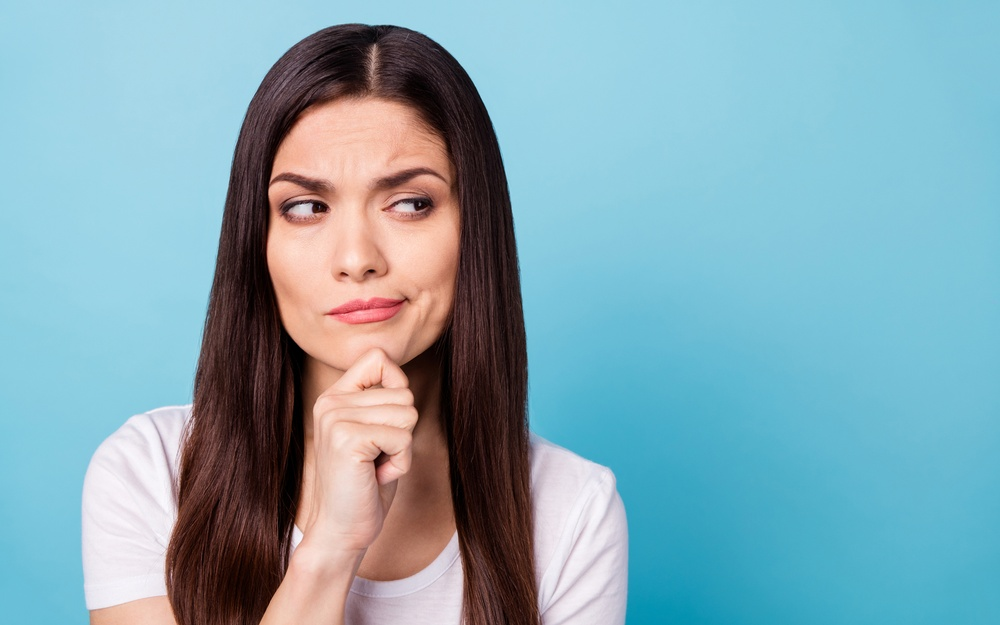
//> input picture data/left/left01.jpg, 1000 x 625 px, shrunk from 1920 x 1200 before the run
$ ./main   (built with g++ and OpenCV 4)
//> lines starting //> are read from the running program, lines starting //| are printed output that depends on the picture
//> in evaluate, img is the input picture: 625 rows x 1000 cols, CV_8UC3; mean B, G, R 179.4, 167.7, 131.1
#include <iostream>
#include <opencv2/objdetect.hpp>
#include <opencv2/highgui.hpp>
#include <opencv2/imgproc.hpp>
#include <opencv2/videoio.hpp>

using namespace cv;
using namespace std;


// ----- PARAMETERS -----
int START_R = 2;
int END_R = 200;
int STEP = 1;
int WHITE_NEIGHBOR_R = 20;
float WHITE_DIFF_RATIO = 0.2;
float WHITE_VOTE_WEIGHT = 0;
// ----------------------


int PRED_LEFT = 0;
int PRED_RIGHT = 1;
int PRED_CENTER = 2;

CascadeClassifier eyes_cascade;

/*
    Cut the eyes out of the frame
*/
std::vector<Mat> cut_eyes(Mat frame)
{
    Mat frame_gray;
    cvtColor(frame, frame_gray, COLOR_BGR2GRAY);
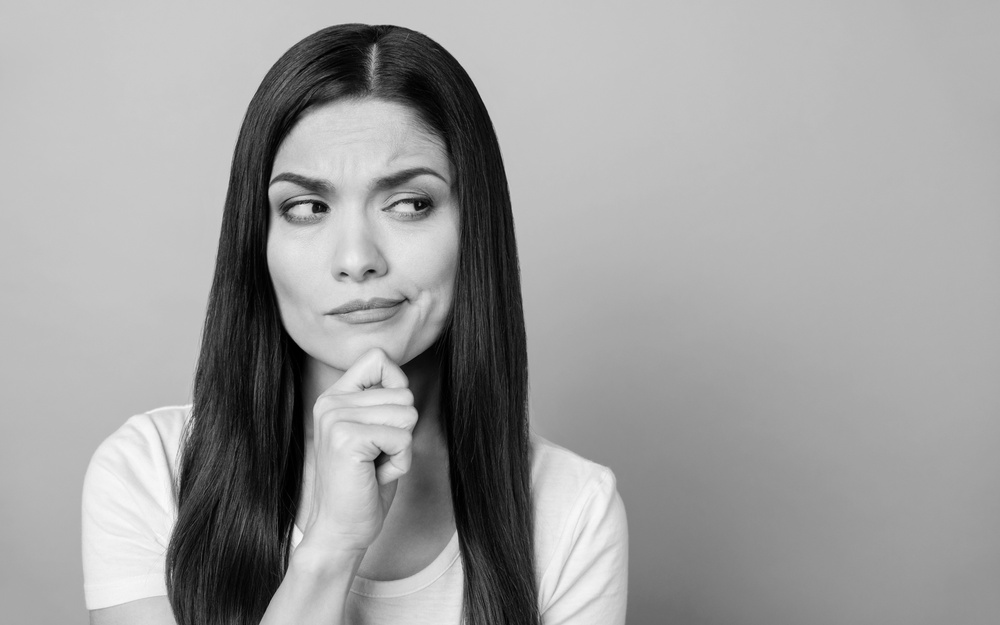
//> frame_gray: 625 rows x 1000 cols, CV_8UC1; min 0, max 250, mean 158
    // equalizeHist(frame_gray, frame_gray);

    std::vector<Rect> eyes;
    eyes_cascade.detectMultiScale(frame_gray, eyes);
//> eyes = 2 Rects (x, y, width, height): [277, 178, 56, 56], [380, 174, 60, 60]

    std::vector<Mat> eyes_cropped;
    for (size_t i = 0; i < eyes.size(); i++)
    {
        eyes_cropped.push_back(frame(eyes[i]));
    }
//> this loop made 2 passes

    return eyes_cropped;
}

/*
    Detect the pupil from eye image
*/
Vec3f detect_pupil_point(Mat eye_gray, int center_x, int center_y)
{

    int width = eye_gray.cols;
    int height = eye_gray.rows;

    int start_r = START_R;
    int end_r = END_R;

    int step = STEP;

    int x = center_x;
    int y = center_y;

    std::vector<float> intensities;
    Mat mask = Mat::zeros(eye_gray.size(), CV_8UC1);

    std::vector<int> radii;
    for (int r = start_r; r < end_r; r += step)
    {
        circle(mask, Point(x, y), r, Scalar(255), 1, LINE_AA);
        Mat diff = eye_gray & mask;
        intensities.push_back(sum(diff)[0] / (CV_PI * r * r));
        radii.push_back(r);
        mask = Mat::zeros(eye_gray.size(), CV_8UC1);
    }

    std::vector<float> intensities_np(intensities.begin(), intensities.end());
    intensities.clear();

    for (int i = 0; i < intensities_np.size() - 1; i++)
    {
        intensities_np[i] = intensities_np[i] - intensities_np[i + 1];
    }

    Mat kernel = (Mat_<float>(1, 3) << 0.1068, 0.7866, 0.1068);
    filter2D(intensities_np, intensities_np, -1, kernel);

    int idx = 0;
    float max = intensities_np[0];
    for (int i = 1; i < intensities_np.size(); i++)
    {
        if (intensities_np[i] > max)
        {
            max = intensities_np[i];
            idx = i;
        }
    }

    return Vec3f(x, y, radii[idx]);
}

Vec3f detect_pupil(Mat eye)
{
    // calls detect_pupil_point for every point in the center third of the image
    // and returns the point with the highest intensity

    int width = eye.cols;
    int height = eye.rows;

    int center_x = width / 2;
    int center_y = height / 2;

    int start_x = center_x - width / 3;
    int end_x = center_x + width / 3;

    int start_y = center_y - height / 3;
    int end_y = center_y + height / 3;

    Vec3f best_pupil = Vec3f(0, 0, 0);
    float best_intensity = 0;

    Mat eye_gray;
    cvtColor(eye, eye_gray, COLOR_BGR2GRAY);
    equalizeHist(eye_gray, eye_gray);

    for (int x = start_x; x < end_x; x++)
    {
        for (int y = start_y; y < end_y; y++)
        {
            Vec3f pupil = detect_pupil_point(eye_gray, x, y);
            float intensity = pupil[2];
            if (intensity > best_intensity)
            {
                best_intensity = intensity;
                best_pupil = pupil;
            }
        }
    }

    return best_pupil;
}


/*
    Weak classifier to predict the gaze direction based on intensity
    of the WHITE_NEIGHBOR_R neighboring pixels along the horizontal line
    through the pupil. If the left side is brighter, the gaze is predicted
    to be left, if the right side is brighter, the gaze is predicted to be
    right, otherwise the gaze is predicted to be center.
*/
int predict_white(Mat eye, Vec3f pupil)
{
    int x = pupil[0];
    int y = pupil[1];

    int start_x = x - WHITE_NEIGHBOR_R;
    int end_x = x + WHITE_NEIGHBOR_R;

    // make sure the start and end points are within the image
    if (start_x < 0)
    {
        start_x = 0;
    }
    if (end_x > eye.cols)
    {
        end_x = eye.cols;
    }

    Mat eye_gray;
    cvtColor(eye, eye_gray, COLOR_BGR2GRAY);
    // equalizeHist(eye_gray, eye_gray);

    int left = 0;
    int right = 0;

    for (int i = start_x; i < end_x; i++)
    {
        if (i < x)
        {
            left += eye_gray.at<uchar>(y, i);
        }
        else
        {
            right += eye_gray.at<uchar>(y, i);
        }
    }

    // decide based on ratio of the intensity difference
    float diff = left - right;
    float ratio = diff / (left + right);
    if (ratio > WHITE_DIFF_RATIO)
    {
        return PRED_LEFT;
    }
    else if (ratio < -WHITE_DIFF_RATIO)
    {
        return PRED_RIGHT;
    }
    else
    {
        return PRED_CENTER;
    }
}


/*
    Detect the gaze direction
*/
int detect(Mat frame)
{
    std::vector<Mat> eyes = cut_eyes(frame);
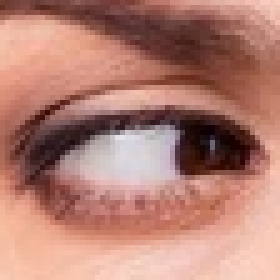
//> eyes[0]: 56 rows x 56 cols, CV_8UC3 (shown 5 times larger); mean B, G, R 115.6, 127.5, 179.7
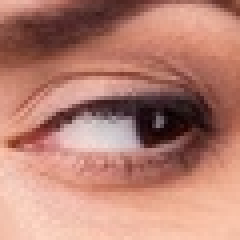
//> eyes[1]: 60 rows x 60 cols, CV_8UC3 (shown 4 times larger); mean B, G, R 114.7, 128.5, 183.1

    if (eyes.size() == 0)
    {
        cout << "No eyes detected" << endl;
        return PRED_CENTER;
    }
    // [15 lines of commented-out code are left out]

    float left = 0;
    float right = 0;
    float center = 0;

    for (Mat eye : eyes)
    {
        Vec3f pupil = detect_pupil(eye);

        if (pupil[0] < eye.cols / 2)
        {
            right++;
        }
        else if (pupil[0] > eye.cols / 2)
        {
            left++;
        }
        else
        {
            center++;
        }

        // add the prediction based on the white pixels to the vote
        int direction_from_white = predict_white(eye, pupil);
        // cout << "Direction from white: " << direction_from_white << endl;
        if (direction_from_white == PRED_LEFT)
        {
            left += WHITE_VOTE_WEIGHT;
        }
        else if (direction_from_white == PRED_RIGHT)
        {
            right += WHITE_VOTE_WEIGHT;
        }
        else
        {
            center += WHITE_VOTE_WEIGHT;
        }
    }
//> this loop made 2 passes
//> (pupil, left, x in predict_white, y in predict_white, direction_from_white, center) on pass 2: ([43, 28, 31], 2, 43, 28, 2, 0)
//> (pupil, left, x in predict_white, y in predict_white, direction_from_white) on pass 1: ([39, 28, 17], 1, 39, 28, 0)
//> pass 1, in detect_pupil, `cvtColor(eye, eye_gray, COLOR_BGR2GRAY);`:
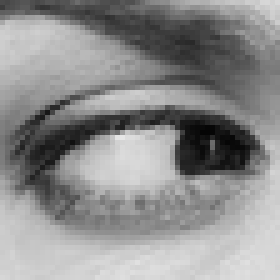
//> eye_gray: 56 rows x 56 cols, CV_8UC1 (shown 5 times larger); min 5, max 230, mean 141.8
//> pass 1, in detect_pupil, `equalizeHist(eye_gray, eye_gray);`:
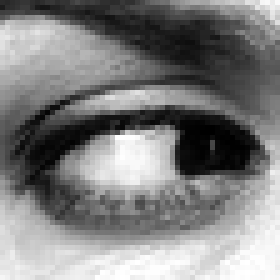
//> eye_gray: 56 rows x 56 cols, CV_8UC1 (shown 5 times larger); min 0, max 255, mean 128.2
//> pass 2, in detect_pupil (call 2), `cvtColor(eye, eye_gray, COLOR_BGR2GRAY);`:
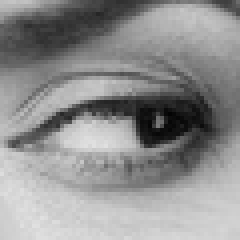
//> eye_gray: 60 rows x 60 cols, CV_8UC1 (shown 4 times larger); min 3, max 224, mean 143.3
//> pass 2, in detect_pupil (call 2), `equalizeHist(eye_gray, eye_gray);`:
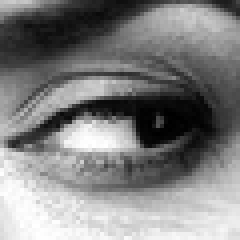
//> eye_gray: 60 rows x 60 cols, CV_8UC1 (shown 4 times larger); min 0, max 255, mean 128.3
//> after the loop, right = 0; left = 2; center = 0

    if (left > right && left > center) return PRED_LEFT;
    else if (right > left && right > center) return PRED_RIGHT;
    else {
        return PRED_CENTER;
    }
}

/*
    Evaluate the algorithm on a test set.
    The test set is in the folder data and organized by the label,
    such that /data/left contains images with the label left and etc.
    This function computes the confusion matrix and the accuracy.
*/
std::pair<float, Mat> evaluate()
{
    std::vector<std::string> labels = {
        "left", "right", "center"};
    std::vector<std::string> images = {
        "left01.jpg", "left02.jpg", "left03.jpg", "left04.jpg", "left05.png", "left06.jpg", "left07.jpg", "left08.jpg", "left09.jpg", "left10.png",
        "right01.png", "right02.jpg", "right03.jpg", "right04.jpg", "right05.jpg", "right06.jpg", "right07.jpg", "right08.jpg", "right09.jpg", "right10.jpg",
        "center01.png", "center02.jpg", "center03.jpg", "center04.jpg", "center05.jpg", "center06.jpg", "center07.jpeg", "center08.jpg", "center09.jpg", "center10.jpg"};

    Mat confusion_matrix = Mat::zeros(3, 3, CV_32F);

    for (int i = 0; i < images.size(); i++)
    {
        int label_idx = i / 10;
        std::string image_path = "data/" + labels[label_idx] + "/" + images[i];
        cout << "Processing image " << image_path << endl;
        Mat img = imread(image_path);

        if (img.empty())
        {
            cout << "Could not read the image: " << image_path << endl;
            return std::pair<float, Mat>(0, confusion_matrix);
        }

        int pred = detect(img);
//> pred = 0
        cout << "Direction: " << pred << endl;
//| Direction: 0
        confusion_matrix.at<float>(label_idx, pred) += 1;
//> confusion_matrix = [[1, 0, 0], [0, 0, 0], [0, 0, 0]]
    }
//> pass 2 of the loop in evaluate, `for (int i = 0; i < images.size(); i++)`:
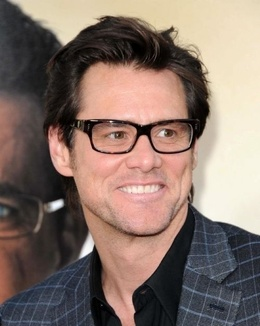
//> input picture data/left/left02.jpg, 260 x 326 px, shrunk from 500 x 625 before the run
//> in evaluate, img is the input picture: 326 rows x 260 cols, CV_8UC3; mean B, G, R 106.3, 115.5, 134.4
//> in cut_eyes (call 2), `cvtColor(frame, frame_gray, COLOR_BGR2GRAY);`:
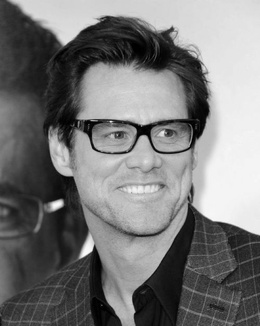
//> frame_gray: 326 rows x 260 cols, CV_8UC1; min 0, max 253, mean 120.1
//> eyes = 1 Rect (x, y, width, height): [103, 123, 26, 26]
//> the loop in cut_eyes (call 2), `for (size_t i = 0; i < eyes.size(); i++)` made 1 pass
//> the loop in detect (call 2), `for (Mat eye : eyes)` made 1 pass
//> (pupil, left, x in predict_white, y in predict_white, direction_from_white, center) on pass 1: ([14, 14, 11], 1, 14, 14, 2, 0)
//> pass 1, in detect_pupil (call 3), `equalizeHist(eye_gray, eye_gray);`:
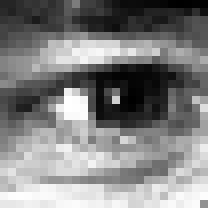
//> eye_gray: 26 rows x 26 cols, CV_8UC1 (shown 8 times larger); min 0, max 255, mean 128.7
//| Direction: 0
//> confusion_matrix = [[2, 0, 0], [0, 0, 0], [0, 0, 0]]
//> pass 3 of the loop in evaluate, `for (int i = 0; i < images.size(); i++)`:
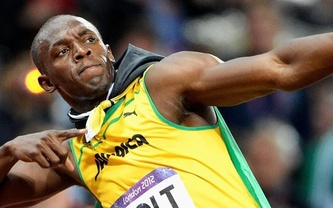
//> input picture data/left/left03.jpg, 333 x 208 px, shrunk from 640 x 400 before the run
//> in evaluate, img is the input picture: 208 rows x 333 cols, CV_8UC3; mean B, G, R 76.3, 106.4, 117.3
//> in cut_eyes (call 3), `cvtColor(frame, frame_gray, COLOR_BGR2GRAY);`:
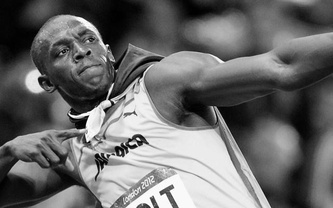
//> frame_gray: 208 rows x 333 cols, CV_8UC1; min 0, max 255, mean 106.2
//> eyes = empty
//> pred = 2
//| Direction: 2
//> confusion_matrix = [[2, 0, 1], [0, 0, 0], [0, 0, 0]]
//> the loop made 7 passes; the first 3 are shown

    float accuracy = 0;
    for (int i = 0; i < 3; i++)
    {
        accuracy += confusion_matrix.at<float>(i, i);
    }
    accuracy /= images.size();

    return std::pair<float, Mat>(accuracy, confusion_matrix);
}

int main()
{

    // [8 lines of commented-out code are left out]

    eyes_cascade.load("haarcascade_eye_tree_eyeglasses.xml");

    // detect(img);

    std::pair<float, Mat> result = evaluate();
    cout << "------------------------" << endl;
    cout << "Evaluation results:" << endl;
    cout << "Accuracy: " << result.first << endl;
    cout << "Confusion matrix: (L R C)" << endl
         << result.second << endl;

        return 0;
}
